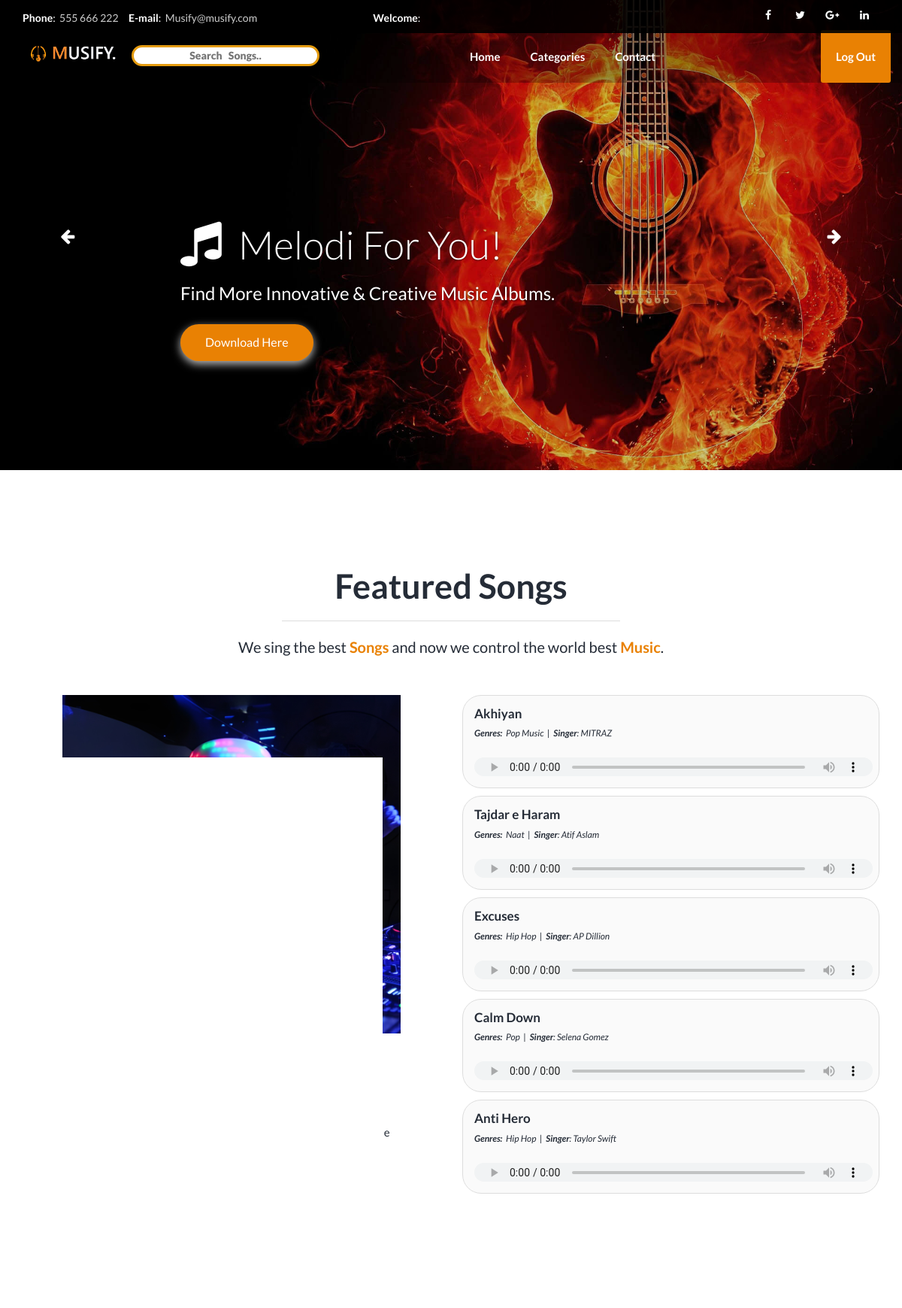
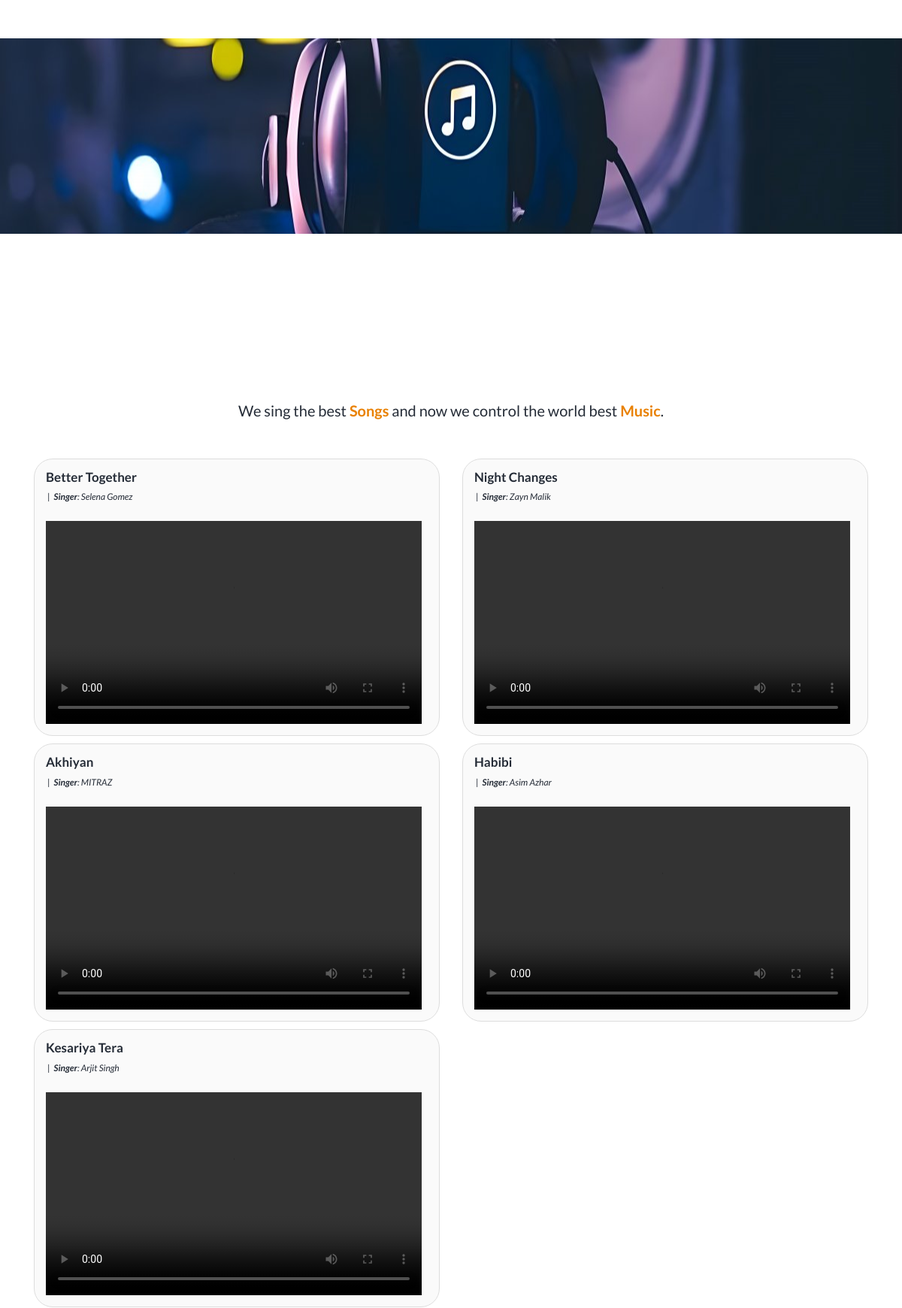
/Musify/index.php (upper part), run on the app's committed database (2 pictures, top to bottom).
### tables this page shows
CREATE TABLE `featured_song` (
  `song_id` int(100) NOT NULL,
  `audio_url` varchar(250) NOT NULL,
  `song_name` varchar(250) NOT NULL,
  `genres` varchar(200) NOT NULL,
  `singer` varchar(200) NOT NULL
);

CREATE TABLE `featured_video` (
  `video_id` int(100) NOT NULL,
  `video_url` varchar(255) NOT NULL,
  `video_name` varchar(255) NOT NULL,
  `singer` varchar(200) NOT NULL
);

### Musify/index.php (the view, shortened to what this page needs)
<!DOCTYPE html>
<html>
	<head>
		<link href="css/bootstrap.min.css" rel="stylesheet">
		<link href="css/animate.min.css" rel="stylesheet">
		<link rel="stylesheet" href="css/owl.carousel.css">
		<link href="css/font-awesome.min.css" rel="stylesheet">
		<link href="css/style.css" rel="stylesheet">
		<link href="css/style-color.css" rel="stylesheet">
	</head>
	<body>
		<?php include "header.php"; ?>
		<div class="wrapper" id="home">
			<div class="banner">
				<div id="carousel-example-generic" class="carousel slide" data-ride="carousel">
					<div class="carousel-inner" role="listbox">
						<div class="item active">
							<img src="img/banner/b1.jpg" alt="...">
							<div class="container">
								<div class="carousel-caption slide-one">
									<h2 class="animated fadeInLeftBig"><i class="fa fa-music"></i> Melodi For You!</h2>
									<h3 class="animated fadeInRightBig">Find More Innovative &amp; Creative Music Albums.</h3>
									<a href="#" class="animated fadeIn btn btn-theme">Download Here</a>
								</div>
							</div>
						</div>
					</div>
					<a class="left carousel-control" href="#carousel-example-generic" role="button" data-slide="prev">
						<span class="fa fa-arrow-left" aria-hidden="true"></span>
					</a>
					<a class="right carousel-control" href="#carousel-example-generic" role="button" data-slide="next">
						<span class="fa fa-arrow-right" aria-hidden="true"></span>
					</a>
				</div>
			</div>
			<div id="latestalbum" class="hero pad">
				<div class="container">
					<div class="hero-content ">
						<h2>Featured Songs</h2>
						<hr>
						<p>We sing the best <strong class="theme-color">Songs</strong> and now we control the world best <strong class="theme-color">Music</strong>.</p>
					</div>
					<div class="hero-playlist">
						<div class="row">
							<div class="col-md-6 col-sm-6">
								<div class="figure">
									<img class="img-responsive" src="img/album/Marshmellow.jpg" alt="" />
									<img class="img-responsive disk" src="img/album/disk.png" alt="" />
								</div>
								<div class="album-details">
									<h4>Alone</h4>
									<h5>Marshmello </h5>
									<p>Marshmello is a celebrated American electronic dance music producer and DJ.</p>
									<a href="#" class="btn btn-lg btn-theme" id="playNowBtn"><i class="fa fa-play"></i>&nbsp; Play Now</a>
								</div>
							</div>
							<?php
								     include 'config.php';
									 $sql = "SELECT * FROM featured_song";
									 $result = mysqli_query($conn , $sql) or die ("Query Unsuccessful");
									 if(mysqli_num_rows($result) > 0){
									 ?>
								  <?php while($row = mysqli_fetch_assoc($result)){ ?>
							<div class="col-md-6 col-sm-6">
								<div class="playlist-content">
									<ul class="list-unstyled">
										<li class="playlist-number">
											<div class="song-info">
												<h4><?php echo $row['song_name']; ?></h4>
												<p><strong>Genres: &nbsp;</strong><?php echo $row['genres']; ?> &nbsp;|&nbsp; <strong>Singer</strong>: <?php echo $row['singer']; ?></p><br>
											</div>
											<audio style="width: 53rem; height: 2.5rem;" controls="">
                                        		<source src="admin/featured/<?php echo $row['audio_url']; ?>" type="audio/ogg">
                                     		</audio>
										</li>
									</ul>
								</div>
							</div>
			<?php
			}
			}
			?>
						</div>
					</div>
				</div>
			</div>
	<div class="promo parallax-one pad">
			</div>
		<div id="latestalbum" class="hero pad">
				<div class="container">
					<div class="hero-content ">
						<h2>Featured Videos</h2>
						<hr>
						<p>We sing the best <strong class="theme-color">Songs</strong> and now we control the world best <strong class="theme-color">Music</strong>.</p>
					</div>
					<div class="hero-playlist">
							<?php
								     include 'config.php';
									 $sql = "SELECT * FROM featured_video";
									 $result = mysqli_query($conn , $sql) or die ("Query Unsuccessful");
									 if(mysqli_num_rows($result) > 0){
									 ?>
								  <?php while($row = mysqli_fetch_assoc($result)){ ?>
							<div class="col-md-6 col-sm-6">
								<div class="playlist-content">
									<ul class="list-unstyled">
										<li class="playlist-number">
											<div class="song-info">
												<h4 style="font-weight:bold;"><?php echo $row['video_name']; ?></h4>
												<p>&nbsp;|&nbsp; <strong>Singer</strong>: <?php echo $row['singer']; ?></p><br>
											</div>
											<video width="500" height="270" controls="">
												<source src="admin/featured/<?php echo $row['video_url']; ?>" type="video/mp4">
											</video>
										</li>
									</ul>
								</div>
							</div>
			<?php
			}
			}
			?>
						</div>
					</div>
				</div>
			</div>
			<?php include "footer.php"; ?>
	</body>
</html>

### Musify/header.php (shortened to what this page needs)
<!DOCTYPE html>
<html lang="en">
<head>
		<link href="css/bootstrap.min.css" rel="stylesheet">
		<link href="css/animate.min.css" rel="stylesheet">
		<link rel="stylesheet" href="css/owl.carousel.css">
		<link href="css/font-awesome.min.css" rel="stylesheet">
		<link href="css/style.css" rel="stylesheet">
		<link href="css/style-color.css" rel="stylesheet">
	</head>
<body>
			<header>
				<nav class="secondary-menu">
					<div class="container">
						<div class="sm-left">
							<strong>Phone</strong>:&nbsp; <a href="#">555 666 222</a>&nbsp;&nbsp;&nbsp;&nbsp;
							<strong>E-mail</strong>:&nbsp; <a href="#">Musify@musify.com</a>
							<strong>Welcome</strong>:&nbsp; <a href="#" style="font-size:2.4rem; color:darkorange; font-weight:bolder;"></a><a href="#"></a>
						</div>
						<div class="sm-right">
							<div class="sm-social-link">
								<a class="h-facebook" href="#"><i class="fa fa-facebook"></i></a>
								<a class="h-twitter" href="#"><i class="fa fa-twitter"></i></a>
								<a class="h-google" href="#"><i class="fa fa-google-plus"></i></a>
								<a class="h-linkedin" href="#"><i class="fa fa-linkedin"></i></a>
							</div>
						</div>
						<div class="clearfix"></div>
					</div>
				</nav>
				<nav class="navbar navbar-fixed-top navbar-default">
					<div class="container">
						<div class="navbar-header">
							<a class="navbar-brand" href="index.php">
								<img class="img-responsive" src="img/logo/logo2.png" alt="" />
							</a>
						</div>
						<div class="collapse navbar-collapse" id="bs-example-navbar-collapse-1">
							<ul class="nav navbar-nav navbar-right">
								<li><a href="index.php">Home</a></li>
								<li><a href="categories.php">Categories</a></li>
								<li><a href="contact.php">Contact</a></li>
								<li><a href="#events"></a></li>
								<li><a href="#portfolio"></a></li>
								<li><a href="#portfolio"></a></li>
								<li><a href="#portfolio"></a></li>
								<li><a href="#portfolio"></a></li>
								<li><a class="btn-sm btn-theme" href="logout.php">Log Out</a></li>
							</ul>
							<br>
							<input type="text" placeholder="Search &nbsp; Songs.." style="border-radius: 25px; border:3px solid; border-color: rgb(228, 155, 15); text-align:center; width: 25rem; font-weight:800;" onclick="location.href='search.php';">
						</div>
					</div>
				</nav>
			</header>
</body>
</html>

### Musify/footer.php (shortened to what this page needs)
<!DOCTYPE html>
<html lang="en">
<head>
		<link href="css/bootstrap.min.css" rel="stylesheet">
		<link href="css/animate.min.css" rel="stylesheet">
		<link rel="stylesheet" href="css/owl.carousel.css">
		<link href="css/font-awesome.min.css" rel="stylesheet">
		<link href="css/style.css" rel="stylesheet">
		<link href="css/style-color.css" rel="stylesheet">
	</head>
<body>
</body>
</html>

### Musify/css/style-color.css (style rules this page uses)
.btn-theme { background:#e98103;color:#fff;box-shadow:none }
a { color:#e98103 }
.theme-color { color:#e98103 }
.navbar-default .navbar-nav li a { color:#fff }

### data on the page
featured_song: song_name "Akhiyan", genres "Pop Music", singer "MITRAZ"
featured_song: song_name "Tajdar e Haram", genres "Naat", singer "Atif Aslam"
featured_song: song_name "Excuses", genres "Hip Hop", singer "AP Dillion"
featured_song: song_name "Calm Down", genres "Pop", singer "Selena Gomez"
featured_song: song_name "Anti Hero", genres "Hip Hop", singer "Taylor Swift"
featured_video: video_name "Better Together", singer "Selena Gomez"
featured_video: video_name "Night Changes", singer "Zayn Malik"
featured_video: video_name "Akhiyan", singer "MITRAZ"
featured_video: video_name "Habibi", singer "Asim Azhar"
featured_video: video_name "Kesariya Tera", singer "Arjit Singh"
